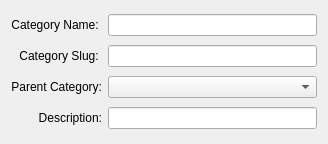
<ui version="4.0" >
 <class>AddCategoryBase</class>
 <widget class="QWidget" name="AddCategoryBase" >
  <property name="geometry" >
   <rect>
    <x>0</x>
    <y>0</y>
    <width>328</width>
    <height>144</height>
   </rect>
  </property>
  <layout class="QGridLayout" name="gridLayout" >
   <item row="0" column="0" >
    <widget class="QLabel" name="label" >
     <property name="text" >
      <string>Category Name: </string>
     </property>
     <property name="alignment" >
      <set>Qt::AlignRight|Qt::AlignTrailing|Qt::AlignVCenter</set>
     </property>
    </widget>
   </item>
   <item row="0" column="1" >
    <widget class="KLineEdit" name="txtCategory" />
   </item>
   <item row="1" column="0" >
    <widget class="QLabel" name="label_2" >
     <property name="text" >
      <string>Category Slug: </string>
     </property>
     <property name="alignment" >
      <set>Qt::AlignRight|Qt::AlignTrailing|Qt::AlignVCenter</set>
     </property>
    </widget>
   </item>
   <item row="1" column="1" >
    <widget class="KLineEdit" name="txtSLug" />
   </item>
   <item row="2" column="0" >
    <widget class="QLabel" name="label_4" >
     <property name="text" >
      <string>Parent Category:</string>
     </property>
     <property name="alignment" >
      <set>Qt::AlignRight|Qt::AlignTrailing|Qt::AlignVCenter</set>
     </property>
    </widget>
   </item>
   <item row="2" column="1" >
    <widget class="KComboBox" name="comboParent" />
   </item>
   <item row="3" column="0" >
    <widget class="QLabel" name="label_3" >
     <property name="text" >
      <string>Description:</string>
     </property>
     <property name="alignment" >
      <set>Qt::AlignRight|Qt::AlignTrailing|Qt::AlignVCenter</set>
     </property>
    </widget>
   </item>
   <item row="3" column="1" >
    <widget class="KLineEdit" name="txtDescription" />
   </item>
  </layout>
 </widget>
 <customwidgets>
  <customwidget>
   <class>KComboBox</class>
   <extends>QComboBox</extends>
   <header>kcombobox.h</header>
  </customwidget>
  <customwidget>
   <class>KLineEdit</class>
   <extends>QLineEdit</extends>
   <header>klineedit.h</header>
  </customwidget>
 </customwidgets>
 <resources/>
 <connections/>
</ui>
